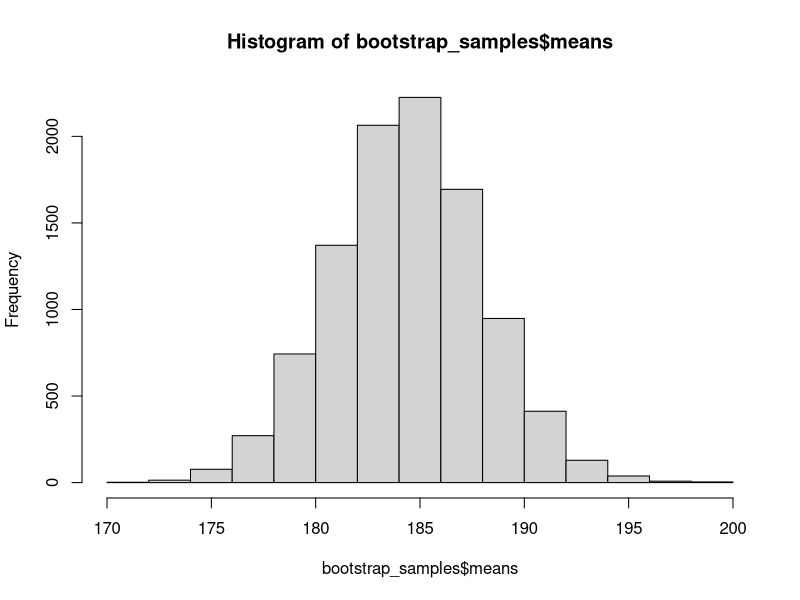
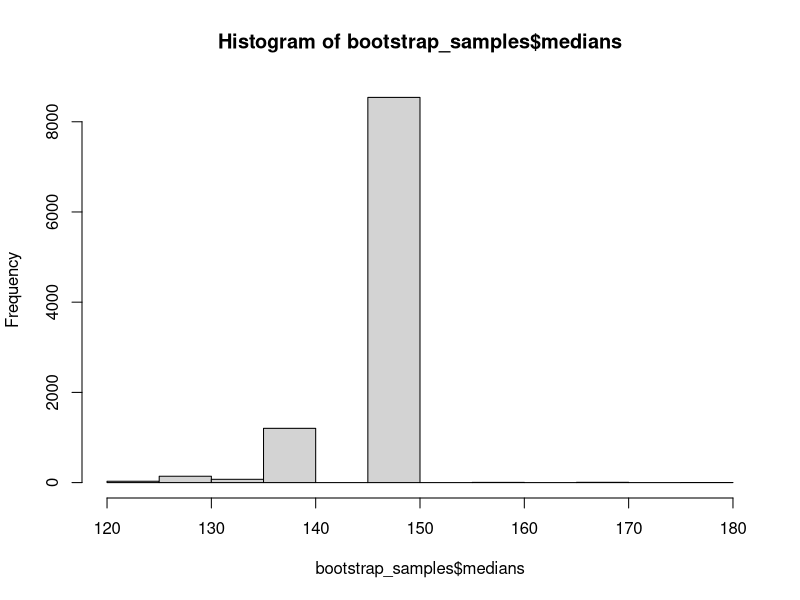
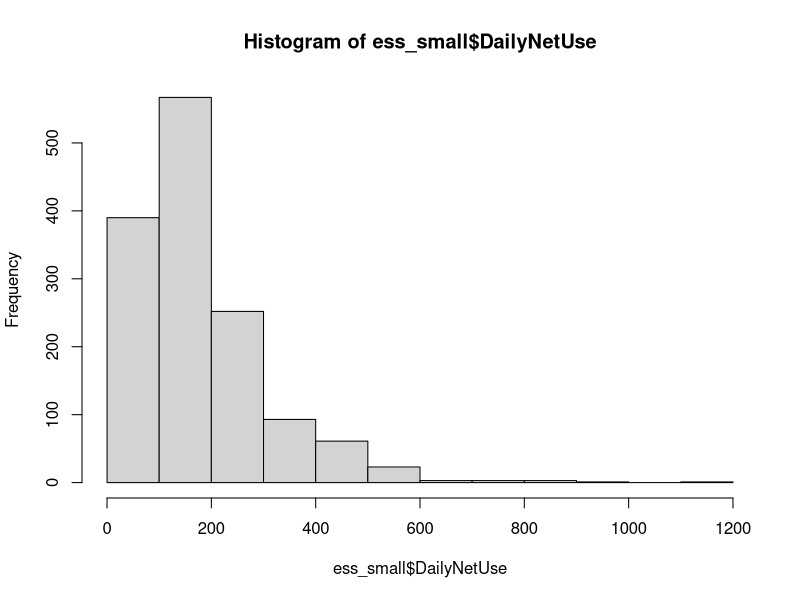
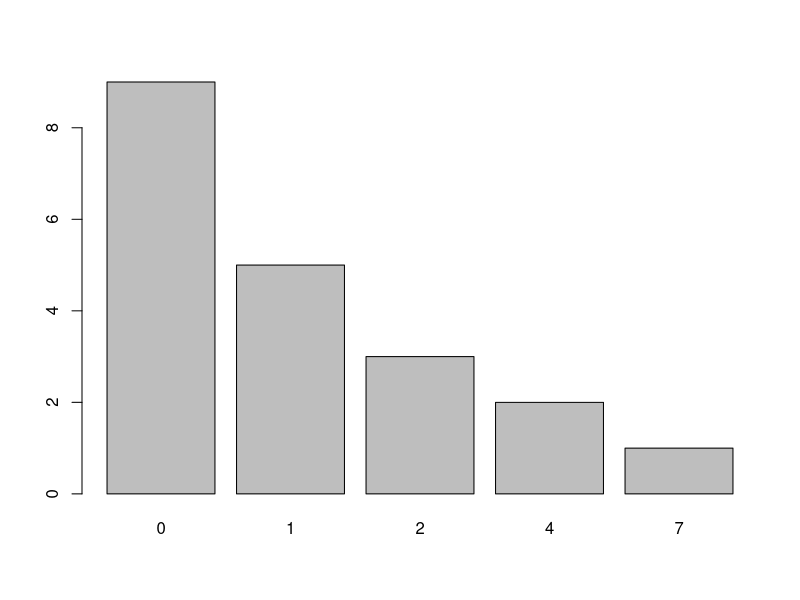

The R source for these figures, in order:
## ---- chunk 1
knitr::opts_chunk$set(echo = TRUE)
## ---- chunk 2
ess <- readxl::read_excel("ess_hun_2024.xlsx")
ess_small <- ess[!is.na(ess$DailyNetUse),c("idno", "DailyNetUse")]

n <- nrow(ess_small) # this way we do not consider the empty rows

corr_std <- sd(ess_small$DailyNetUse)

SE_formula <- corr_std / sqrt(n)
SE_formula
## ---- chunk 3
set.seed(1992)
bootstrap_samples <- replicate(10000, sample(ess_small$DailyNetUse, size=n, replace = TRUE))
bootstrap_samples <- as.data.frame(t(bootstrap_samples))

rownames(bootstrap_samples) <- paste0("Sample",1:10000)
colnames(bootstrap_samples) <- paste0("Element",1:n)

head(bootstrap_samples)
## ---- chunk 4
bootstrap_samples$means <- apply(bootstrap_samples[,1:n], 1, mean)
head(bootstrap_samples[,(n-1):ncol(bootstrap_samples)]) # look at the last 3 columns
## ---- chunk 5
uncorr_sd <- function(x) {
  return(sqrt(mean((x-mean(x))^2)))
}

SE_bootstrap <- uncorr_sd(bootstrap_samples$means)
SE_bootstrap
## ---- chunk 6
c(SE_formula, SE_bootstrap)
## ---- chunk 7
sample_median <- median(ess_small$DailyNetUse)
sample_median

bootstrap_samples$medians <- apply(bootstrap_samples[,1:n], 1, median)
SE_median <- uncorr_sd(bootstrap_samples$medians)
SE_median
## ---- chunk 8
alpha <- 0.05
quantile(bootstrap_samples$medians, probs = c(alpha/2, 1-alpha/2))
## ---- chunk 9
hist(bootstrap_samples$means)
hist(bootstrap_samples$medians)
## ---- chunk 10
c(mean(ess_small$DailyNetUse) - SE_formula * qnorm(1-alpha/2),
  mean(ess_small$DailyNetUse) + SE_formula * qnorm(1-alpha/2)) # Mean CI with classic formula

quantile(bootstrap_samples$means, probs = c(alpha/2, 1-alpha/2)) # Boostrap version
## ---- chunk 11
library(boot)
## ---- chunk 12
bootMedian <- function(data, indices) median(data[indices])

set.seed(1992)
boot_result <- boot(ess_small$DailyNetUse, bootMedian, R=10000)
boot_result
## ---- chunk 13
boot.ci(boot_result, conf = 0.95, type = "perc")
## ---- chunk 14
s <- sd(ess_small$DailyNetUse) # get corrected sample standard deviation
s

# Get the confidence interval
n <- nrow(ess_small)
alpha <- 1-0.97

chisq_low <- qchisq(alpha/2, df = (n-1))
chisq_upp <- qchisq(1-alpha/2, df = (n-1))

common_numerator = (n-1)*(s^2)

c(sqrt(common_numerator/chisq_upp), sqrt(common_numerator/chisq_low))
## ---- chunk 15
hist(ess_small$DailyNetUse)
## ---- chunk 16
boot_sd <- function(data, indices) sd(data[indices])

set.seed(1992)
boot_sd_result <- boot(ess_small$DailyNetUse, boot_sd, R = 10000)
boot.ci(boot_sd_result, conf = 0.97, type = "perc")
## ---- chunk 17
villas <- readxl::read_excel("Hatvanpuszta.xlsx")
head(villas) # see the first 6 rows
## ---- chunk 18
quantile(villas$DamageNumber, probs = 0.99)
## ---- chunk 19
barplot(table(villas$DamageNumber))
## ---- chunk 20
P99_boot <- function(data, indices) quantile(data[indices], prob=0.99)

set.seed(1992)
boot_P99_result <- boot(villas$DamageNumber, P99_boot, R = 10000)
boot.ci(boot_P99_result, conf = 0.97, type = "perc")
## ---- chunk 21
c(mean(villas$DamageNumber), sd(villas$DamageNumber)^2)
## ---- chunk 22
neg_log_likelihood_nbinom <- function(theta_nbinom){
  log_lik_observations <- log(dnbinom(x = villas$DamageNumber,
                                     size = theta_nbinom[1],
                                     prob = theta_nbinom[2]))
  return(-sum(log_lik_observations))
}

nbinom_mle <- optim(c(8, 0.1), neg_log_likelihood_nbinom)
nbinom_mle$par # the estimated parameter values
## ---- chunk 23
set.seed(1992)
bootstrap_samples <- replicate(10000, rnbinom(n=length(villas),
                                              size = nbinom_mle$par[1],
                                              prob = nbinom_mle$par[2]))
bootstrap_samples <- as.data.frame(t(bootstrap_samples))

bootstrap_samples$P99 <- apply(bootstrap_samples[,1:length(villas)], 1,
                               function(x) quantile(x, prob=0.99))

alpha <- 1-0.97
quantile(bootstrap_samples$P99, probs = c(alpha/2, 1-alpha/2))
